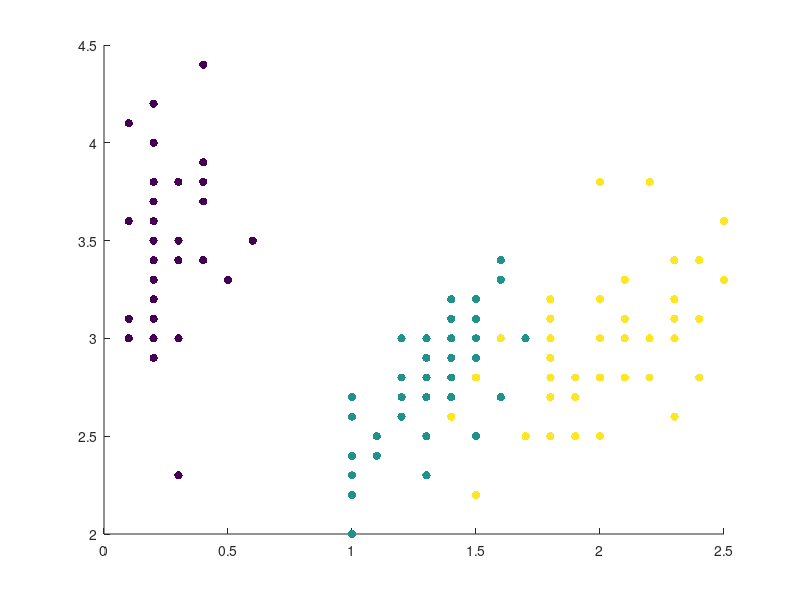

Write MATLAB code to recreate this figure. (Note: this script raises an error after producing the figure.)
%K Nearest Neighbours Algorithm
%Classification Problem

function knn,
    format bank;
    dataset=importdata('iris.txt');
    %size of k nearest neighbours
    k=length(dataset);
    %plotting the a scatter of the data
    scatter(dataset(:,2),dataset(:,4),[],dataset(:,6), 'filled');
    hold on;
    
    queryset=input("Enter Data To Classify:[SepalWidth PetalWidth]\n");
    plot(queryset(:,1), queryset(:,2), 'ko', 'MarkerSize', 10);
    
    dataset(:,1)=0;
    dat=power(minus(dataset(:,2:2:4), queryset),2);
    datsquare=sqrt(plus(dat(:,1),dat(:,2)));
    dataset(:,1)=datsquare;
    md=min(datsquare)
    value=0;
    for i=1:k
        if dataset(i,1)==md
            value=dataset(i,6);
        endif
    endfor
    
    if value==1
        disp('Class 1');
    elseif value==2
        disp('Class 2');
    else
        disp('Class 3');
    endif
endfunction
